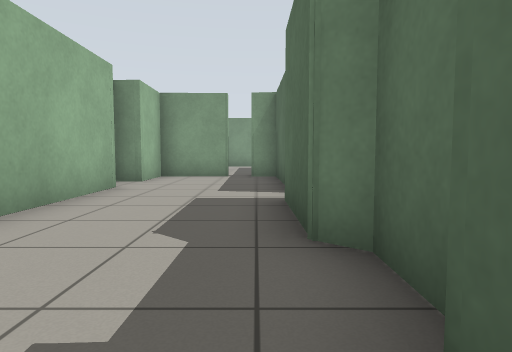
[1] (above)

19 first-person views from a walk through a robot-simulator world made for Gazebo. The camera is 0.72 m above the floor, tilts 4° down and sees 75° across. The floor is counted in squares, 1 m on a side. Each view is taken from the middle of a square. On the plan, view 1 faces up. The plan holds only what a view shows up to about 10 squares ahead; the rest is blank. The place goes on beyond the plan.

[2]
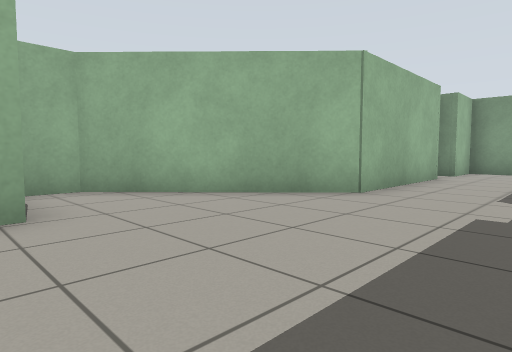

[3]
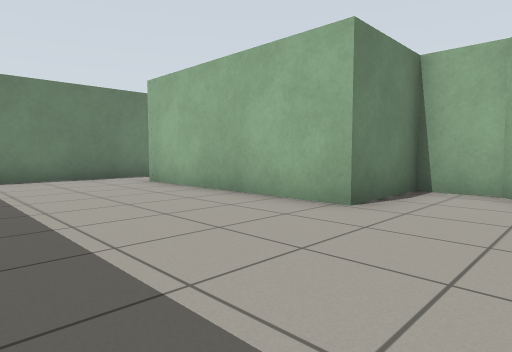

[4]
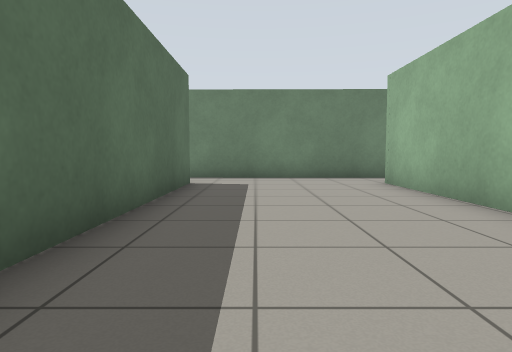

[5]
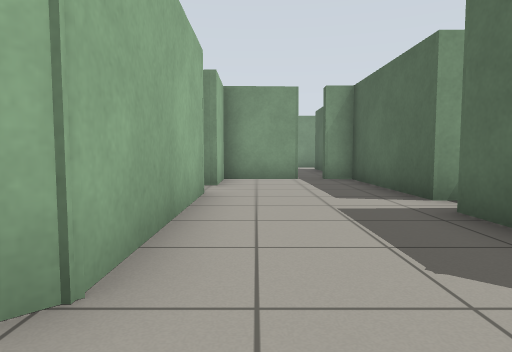

[6]
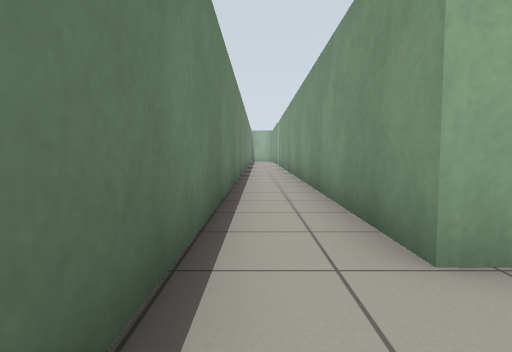

[7]
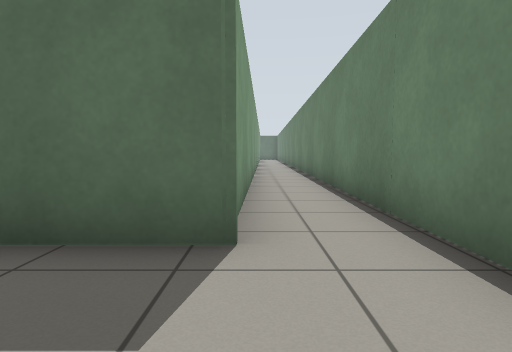

[8]
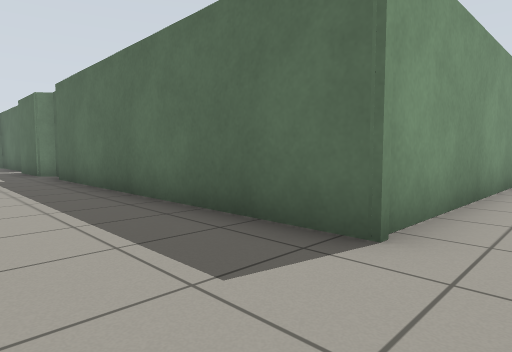

[9]
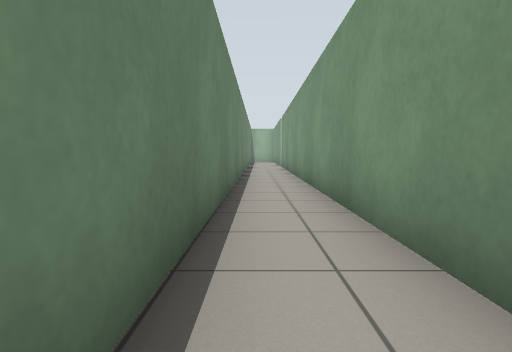

[10]
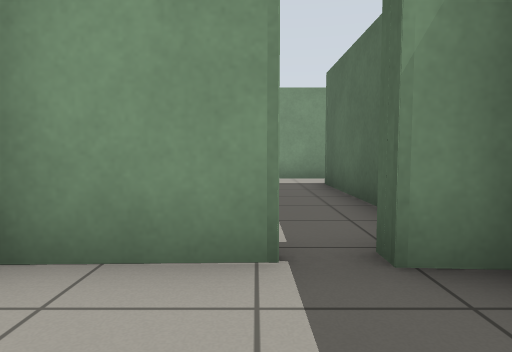

[11]
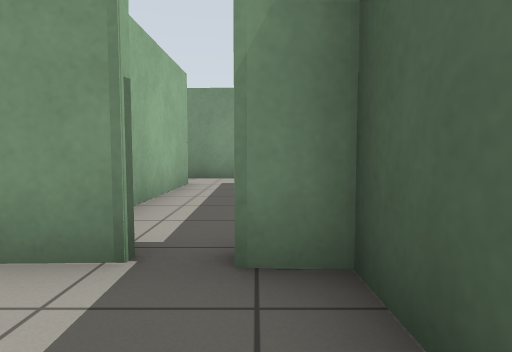

[12]
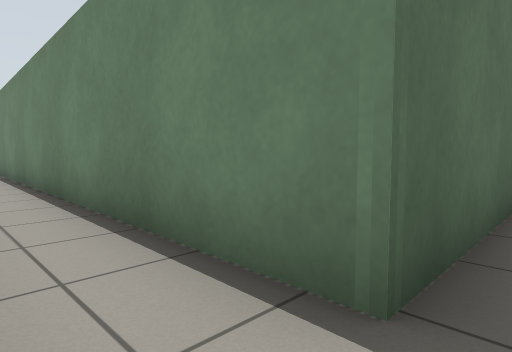

[13]
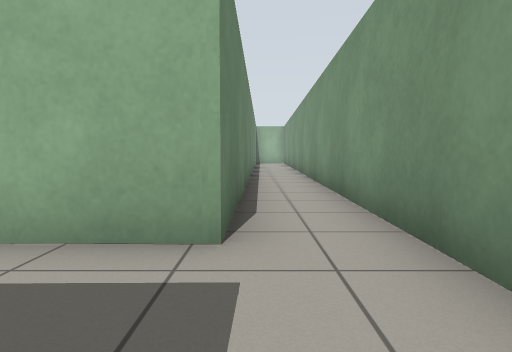

[14]
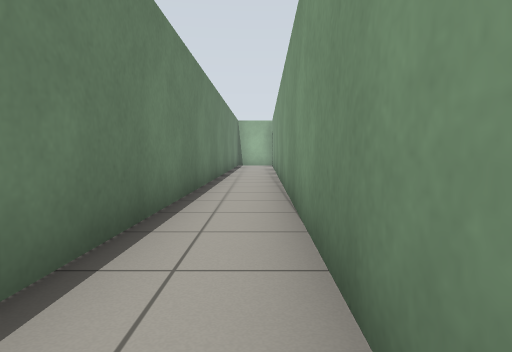

[15]
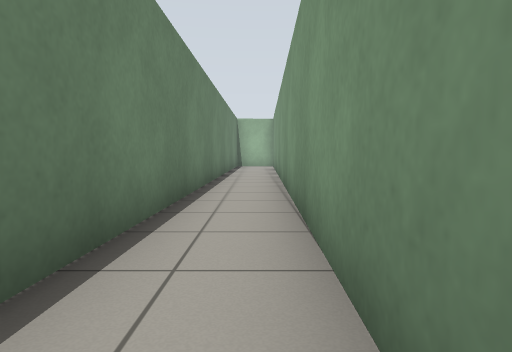

[16]
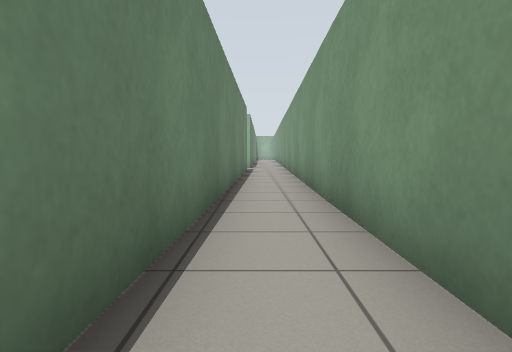

[17]
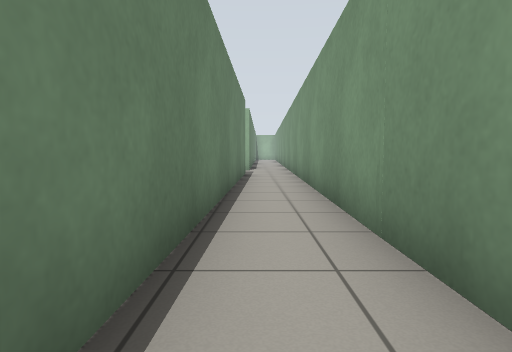

[18]
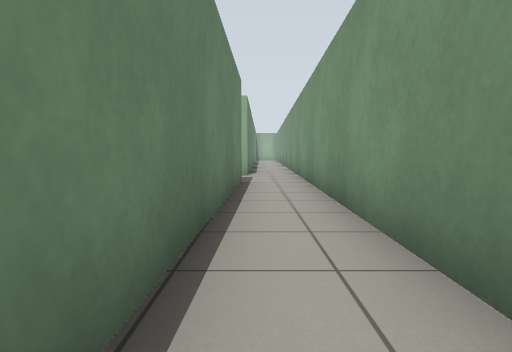

[19]
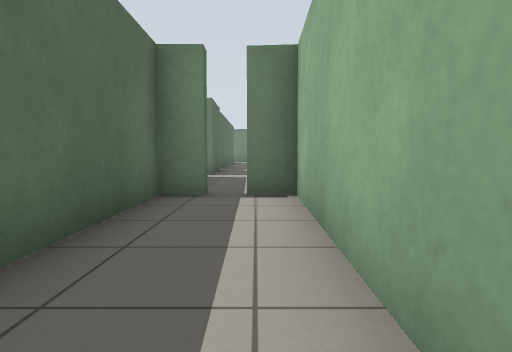

### Floor plan
Points are (right, up) in squares from view 1. A wall is a line through its corners. A room is listed if a view was taken in it or the views show most of it. See-through windows are left out.
Room 1 (views 1, 2, 3, 4, 5, 6, 7, 8, 9, 10, 11)
walls: (0.8, 1.4) (0.8, 2.4) (0.6, 2.6) (0.6, 5.1); (0.6, -7.9) (0.6, 1.1); (0.5, 6) (0.5, 10.2) (-0.1, 10.2); (7.7, -8) (0.9, -7.9); (-2.9, 7) (-2.9, 2.6) (-6.6, -1) (-6.5, -2.3) (-4.1, -2.3) (-4.1, -7.9) (-12.5, -7.8); (-0.8, 10.1) (-3, 10.1) (-2.9, 8.3) (-3.6, 8.3); (-12.6, -9.5) (8.2, -9.6)
ways out: gap at (-1, 10) to room 2
Room 2 (views 12, 13, 14, 15, 16, 17, 18, 19)
walls: (12.8, 17) (-12.5, 17.7); (-0.1, 10.4) (0.5, 10.4) (0.5, 15.6) (13.2, 15.3); (-12.6, 16) (-1.6, 15.7) (-1.7, 10.4) (-0.8, 10.3)
ways out: gap at (-1, 10) to room 1

Where each view was taken, in squares from view 1:
view 1: 0 up, 0 right, facing up
view 2: 3 down, 0 right, facing up-left
view 3: 0 up, 0 right, facing down-left
view 4: 0 up, 1 left, facing down
view 5: 1 up, 2 left, facing up
view 6: 9 down, 2 left, facing left
view 7: 8 down, 2 left, facing right
view 8: 9 down, 2 left, facing up-right
view 9: 9 down, 4 left, facing left
view 10: 8 up, 1 left, facing up
view 11: 8 up, 0 right, facing up
view 12: 17 up, 0 right, facing down-right
view 13: 16 up, 1 right, facing left
view 14: 17 up, 3 left, facing left
view 15: 17 up, 4 left, facing left
view 16: 16 up, 14 right, facing left
view 17: 16 up, 12 right, facing left
view 18: 16 up, 9 right, facing left
view 19: 16 up, 1 left, facing down
